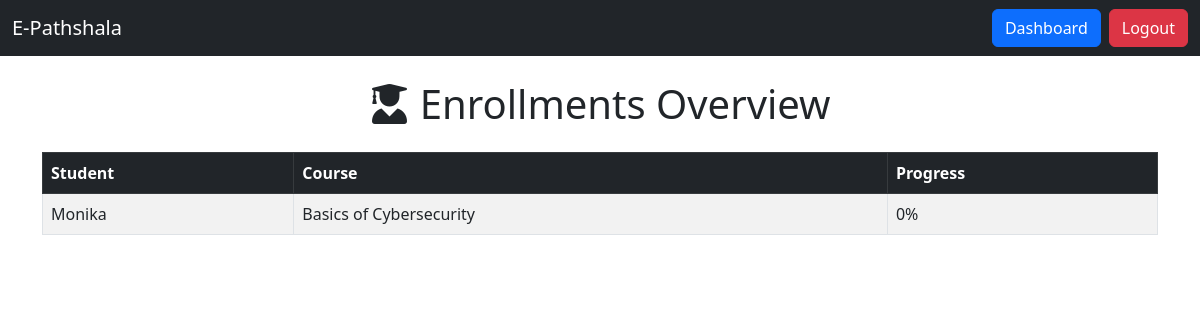
Page /enrollments (signed in) on the earlier database version.
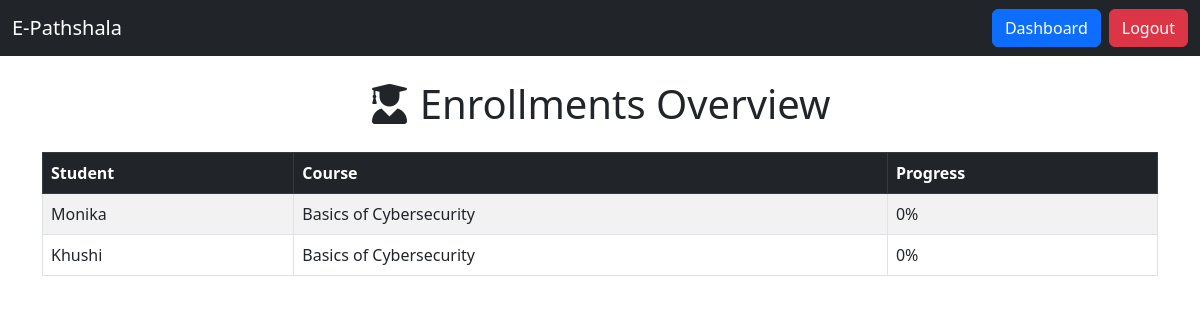
Same page on the later database version.
### app/models.py (models this page shows, shortened)
class Enrollment(db.Model):
    id = db.Column(db.Integer, primary_key=True)
    course_id = db.Column(db.Integer, db.ForeignKey('course.id'))
    student_id = db.Column(db.Integer, db.ForeignKey('user.id'))
    progress = db.Column(db.Integer)  # e.g., 0 to 100 representing percentage complete
    student = db.relationship('User', back_populates='enrollments')
    course = db.relationship('Course', back_populates='enrollments')

class User(db.Model):
    __tablename__ = 'user'
    id = db.Column(db.Integer, primary_key=True)
    username = db.Column(db.String(80), unique=True, nullable=False)
    password_hash = db.Column(db.String(128))
    is_instructor = db.Column(db.Boolean, default=False)
    enrollments = db.relationship('Enrollment', back_populates='student')
    posts = db.relationship('Post', backref='author', lazy='dynamic')

class Course(db.Model):
    id = db.Column(db.Integer, primary_key=True)
    title = db.Column(db.String(100), nullable=False)
    description = db.Column(db.String(255), nullable=True)
    instructor_id = db.Column(db.Integer, db.ForeignKey('user.id'))
    instructor = db.relationship('User', backref='courses')
    enrollments = db.relationship('Enrollment', back_populates='course')
    assessments = db.relationship('Assessment', backref='course', lazy='dynamic')
    forums = db.relationship('Forum', backref='course', lazy='dynamic')

### app/routes.py (the view)
@main.route('/enrollments')
def enrollments():
    user = get_current_user()
    if not user or not user.is_instructor:
        flash("Unauthorized! Only instructors can create courses.", "danger")
        return redirect(url_for('main.dashboard'))
    enrollments = Enrollment.query.filter(Enrollment.course.has(instructor_id=user.id)).all()
    return render_template('enrollments.html', enrollments=enrollments)

### app/routes.py (called while the page is built)
def get_current_user():
    if 'user_id' not in session:
        return None
    return User.query.get(session['user_id'])

### app/templates/enrollments.html (shortened to what this page needs)
<!DOCTYPE html>
<html lang="en">
<head>
    <link href="https://cdn.jsdelivr.net/npm/bootstrap@5.3.0/dist/css/bootstrap.min.css" rel="stylesheet">
    <link rel="stylesheet" href="https://cdnjs.cloudflare.com/ajax/libs/font-awesome/6.0.0/css/all.min.css">
</head>
<body>
<nav class="navbar navbar-expand-lg navbar-dark bg-dark">
    <div class="container-fluid">
        <a class="navbar-brand" href="#">E-Pathshala</a>
        <div class="collapse navbar-collapse" id="navbarNav">
            <ul class="navbar-nav ms-auto">
                <li class="nav-item"><a class="btn btn-primary me-2" href="/dashboard">Dashboard</a></li>
                <li class="nav-item"><a class="btn btn-danger" href="/logout">Logout</a></li>
            </ul>
        </div>
    </div>
</nav>
<div class="container mt-4">
    <div class="text-center mb-4">
        <h1><i class="fas fa-user-graduate"></i> Enrollments Overview</h1>
    </div>
    <div class="mt-4">
        <table class="table table-striped table-bordered">
            <thead class="table-dark">
                <tr>
                    <th>Student</th>
                    <th>Course</th>
                    <th>Progress</th>
                </tr>
            </thead>
            <tbody>
                {% for enrollment in enrollments %}
                <tr>
                    <td>{{ enrollment.student.username }}</td>
                    <td>{{ enrollment.course.title }}</td>
                    <td>{{ enrollment.progress }}%</td>
                </tr>
                {% else %}
                <tr>
                    <td colspan="3" class="text-center">No enrollments found.</td>
                </tr>
                {% endfor %}
            </tbody>
        </table>
    </div>
</div>
</body>
</html>

Differences in the rows shown:
added Enrollment: student.username "Khushi", course "Basics of Cybersecurity", progress "0"
